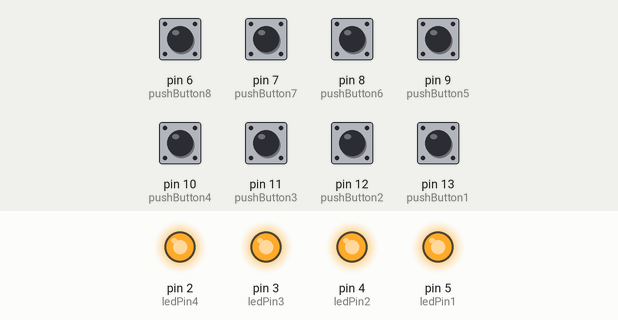
The sketch below on a simulated Arduino Uno, built with avr-gcc and run on an emulated ATmega328P. Shown: output pins drawn as LEDs (lit = HIGH). Inputs (shaded band) come from the test bench; at power-on: pin 6 (pushButton8), pin 7 (pushButton7), pin 8 (pushButton6), pin 9 (pushButton5), pin 10 (pushButton4), pin 11 (pushButton3), pin 12 (pushButton2), pin 13 (pushButton1) HIGH.

Above: at 1.2 s.
1.3 s: pin 6 (pushButton8) pulled LOW for 0.15 s
At 1.4 s:
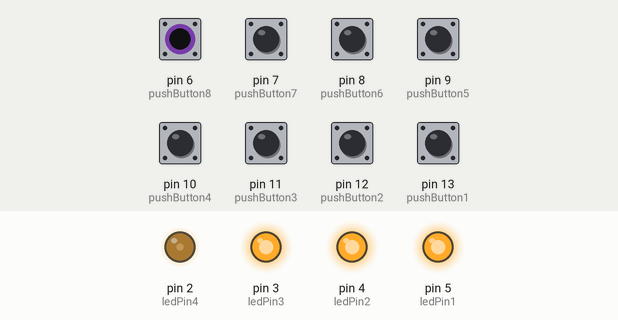
3.0 s: pin 7 (pushButton7) pulled LOW for 0.15 s
At 3.6 s:
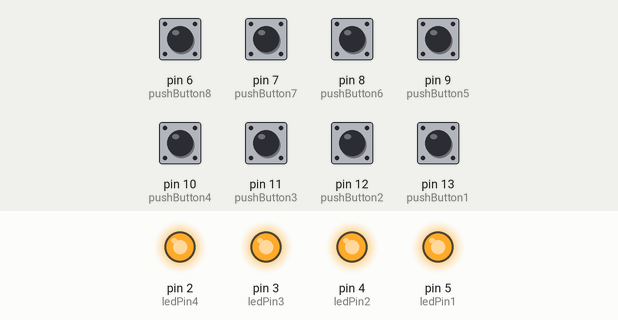
4.7 s: pin 10 (pushButton4) pulled LOW for 0.15 s
At 6.0 s:
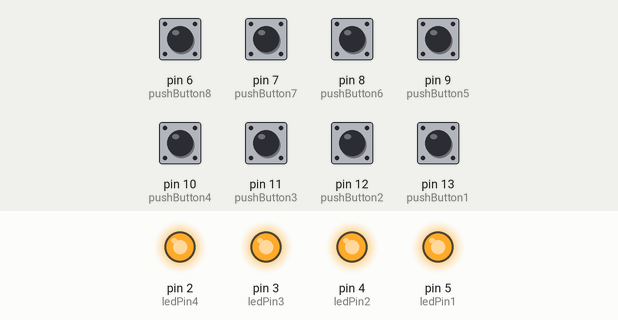
6.3 s: pin 8 (pushButton6) pulled LOW for 0.15 s
At 6.4 s:
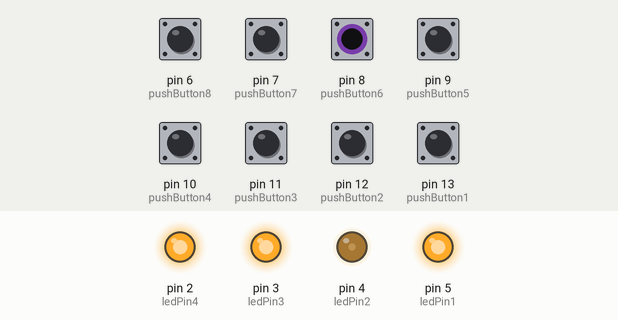
8.0 s: pin 9 (pushButton5) pulled LOW for 0.15 s
At 8.1 s:
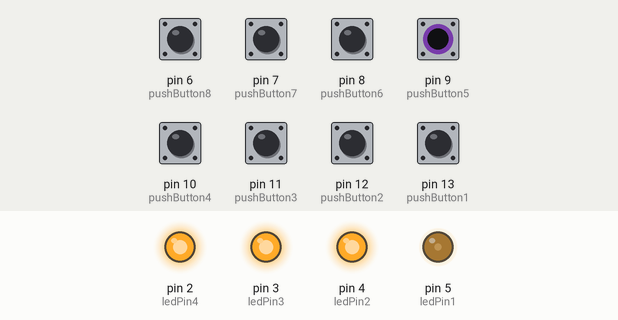
9.7 s: pin 11 (pushButton3) pulled LOW for 0.15 s
At 11.1 s:
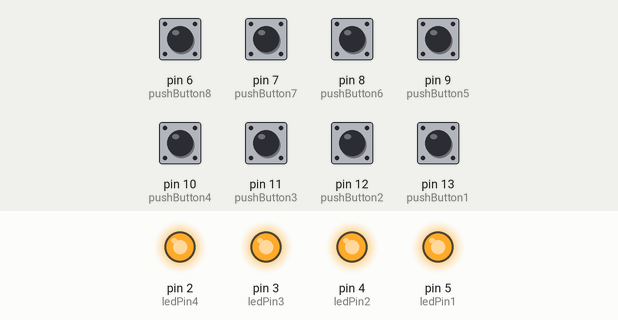
Timing chart, 0 to 12.3 s (numbered marks = the images above; inputs shaded):
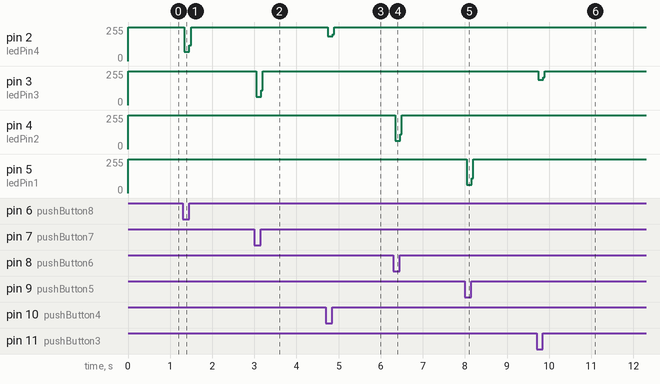

Measured:
- after the input at 1.3 s, pin 2 (ledPin4): 255/255 → 70/255 at once, → 255/255 0.12 s later
- after the input at 3.0 s, pin 3 (ledPin3): 255/255 → 63/255 at once, → 255/255 0.12 s later
- after the input at 4.7 s, pin 2 (ledPin4): 255/255 → 184/255 at once, → 255/255 0.12 s later
- after the input at 6.3 s, pin 4 (ledPin2): 255/255 → 63/255 at once, → 255/255 0.12 s later
- after the input at 8.0 s, pin 5 (ledPin1): 255/255 → 63/255 at once, → 255/255 0.12 s later
- after the input at 9.7 s, pin 3 (ledPin3): 255/255 → 191/255 at once, → 255/255 0.12 s later

The sketch:

3.3.ino
```cpp
int ledPin1 = 5;     // First LED pin
int ledPin2 = 4;     // Second LED pin
int ledPin3 = 3;     // Third LED pin
int ledPin4 = 2;     // Fourth LED pin
int pushButton1 = 13;    // First button pin
int pushButton2 = 12;    // Second button pin
int pushButton3 = 11;    // Third button pin
int pushButton4 = 10;    // Fourth button pin
int pushButton5 = 9;     // Fifth button pin
int pushButton6 = 8;     // Sixth button pin
int pushButton7 = 7;     // Seventh button pin
int pushButton8 = 6;     // Eighth button pin

void setup()
{
  pinMode(ledPin1, OUTPUT);     // Set the first LED pin as an output
  pinMode(pushButton1, INPUT_PULLUP);   // Set the first button pin as an input with internal pull-up resistor
  pinMode(ledPin2, OUTPUT);     // Set the second LED pin as an output
  pinMode(pushButton2, INPUT_PULLUP);   // Set the second button pin as an input with internal pull-up resistor
  pinMode(ledPin3, OUTPUT);     // Set the third LED pin as an output
  pinMode(pushButton3, INPUT_PULLUP);   // Set the third button pin as an input with internal pull-up resistor
  pinMode(ledPin4, OUTPUT);     // Set the fourth LED pin as an output
  pinMode(pushButton4, INPUT_PULLUP);   // Set the fourth button pin as an input with internal pull-up resistor
  pinMode(ledPin1, OUTPUT);     // Set the fifth LED pin as an output
  pinMode(pushButton5, INPUT_PULLUP);   // Set the fifth button pin as an input with internal pull-up resistor
  pinMode(ledPin2, OUTPUT);     // Set the sixth LED pin as an output
  pinMode(pushButton6, INPUT_PULLUP);   // Set the sixth button pin as an input with internal pull-up resistor
  pinMode(ledPin3, OUTPUT);     // Set the seventh LED pin as an output
  pinMode(pushButton7, INPUT_PULLUP);   // Set the seventh button pin as an input with internal pull-up resistor
  pinMode(ledPin4, OUTPUT);     // Set the eighth LED pin as an output
  pinMode(pushButton8, INPUT_PULLUP);   // Set the eighth button pin as an input with internal pull-up resistor

}

void loop()
{
  int a = digitalRead(pushButton1);   // Read the state of the first button
  int b = digitalRead(pushButton2);   // Read the state of the second button
  int c = digitalRead(pushButton3);   // Read the state of the third button
  int d = digitalRead(pushButton4);   // Read the state of the fourth button
  int e = digitalRead(pushButton5);   // Read the state of the fifth button
  int f = digitalRead(pushButton6);   // Read the state of the sixth button
  int g = digitalRead(pushButton7);   // Read the state of the seventh button
  int h = digitalRead(pushButton8);   // Read the state of the eighth button

  switch (a){
  case 1:
    digitalWrite(ledPin1, HIGH);    // Turn on the first LED if the first button is pressed
    break;
  case 0:
    digitalWrite(ledPin1, LOW);     // Turn off the first LED if the first button is not pressed
    break;
  }

  switch (b){
  case 1:
    digitalWrite(ledPin2, HIGH);    // Turn on the second LED if the second button is pressed
    break;
  case 0:
    digitalWrite(ledPin2, LOW);     // Turn off the second LED if the second button is not pressed
    break;
  }

  switch (c){
  case 1:
    digitalWrite(ledPin3, HIGH);    // Turn on the third LED if the third button is pressed
    break;
  case 0:
    digitalWrite(ledPin3, LOW);     // Turn off the third LED if the third button is not pressed
    break;
  }

  switch (d){
  case 1:
    digitalWrite(ledPin4, HIGH);    // Turn on the fourth LED if the fourth button is pressed
    break;
  case 0:
    digitalWrite(ledPin4, LOW);     // Turn off the fourth LED if the fourth button is not pressed
    break;
  }

  switch (e){
  case 1:
    digitalWrite(ledPin1, HIGH);    // Turn on the first LED if the fifth button is pressed
    break;
  case 0:
    digitalWrite(ledPin1, LOW);     // Turn off the first LED if the fifth button is not pressed
    break;
  }

  switch (f){
  case 1:
    digitalWrite(ledPin2, HIGH);    // Turn on the second LED if the sixth button is pressed
    break;
  case 0:
    digitalWrite(ledPin2, LOW);     // Turn off the second LED if the sixth button is not pressed
    break;
  }

  switch (g){
  case 1:
    digitalWrite(ledPin3, HIGH);    // Turn on the third LED if the seventh button is pressed
    break;
  case 0:
    digitalWrite(ledPin3, LOW);     // Turn off the third LED if the seventh button is not pressed
    break;
  }

  switch (h){
  case 1:
    digitalWrite(ledPin4, HIGH);    // Turn on the fourth LED if the eighth button is pressed
    break;
  case 0:
    digitalWrite(ledPin4, LOW);     // Turn off the fourth LED if the eighth button is not pressed
    break;
  }

}
```
